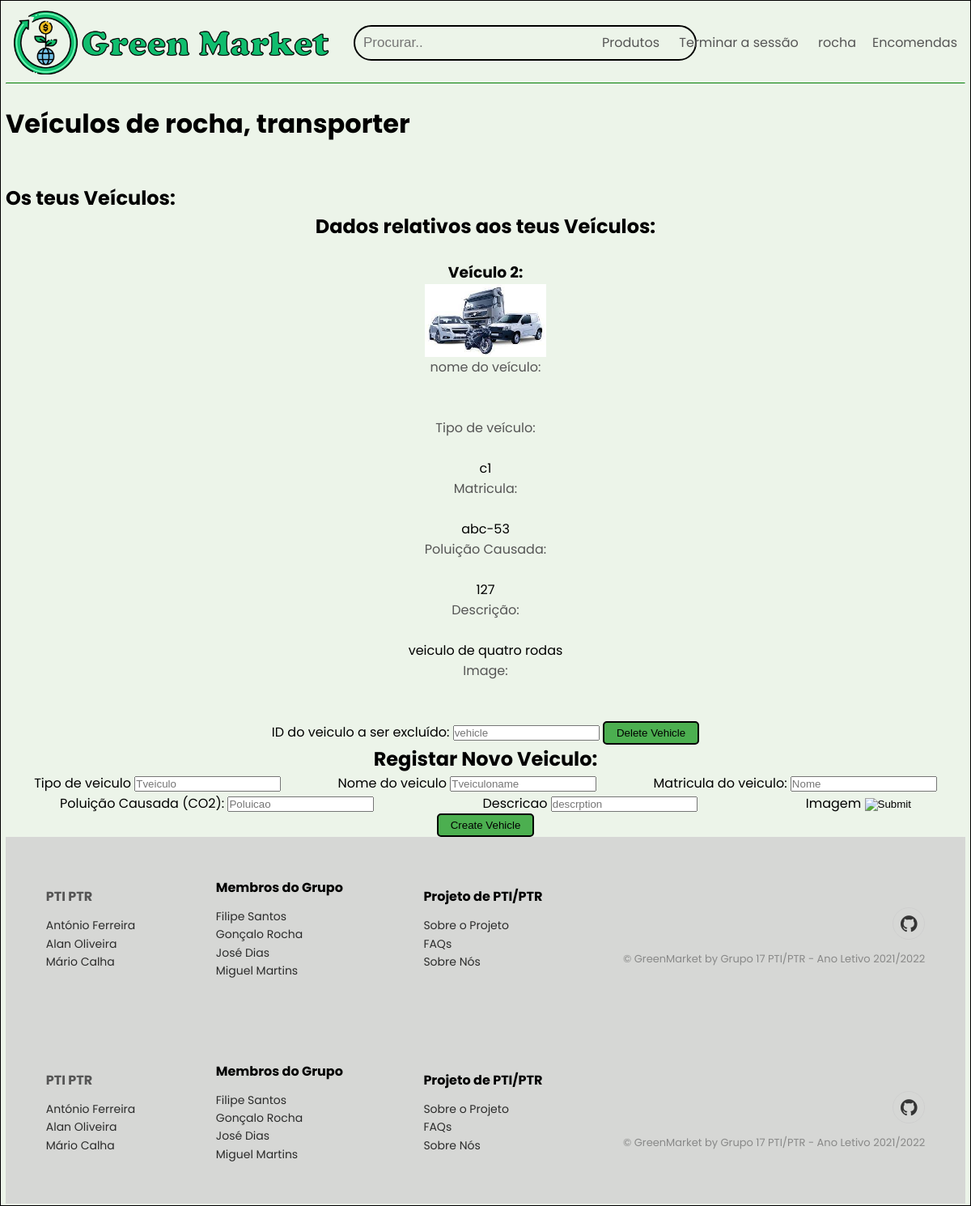
Page /php/transporterVehicles.php (signed in) on the committed database.
### tables this page shows
CREATE TABLE `vehicle_info` (
  `vehicle_id` int NOT NULL AUTO_INCREMENT,
  `transporter_id` int NOT NULL,
  `vehicle_type` char(50) NOT NULL,
  `pollution_caused` int NOT NULL,
  `plate_number` varchar(6) NOT NULL,
  `pic_desc` varbinary(10000) DEFAULT NULL,
  `descript` text NOT NULL,
  PRIMARY KEY (`vehicle_id`),
  KEY `fk_veichle_info_customer_login` (`transporter_id`)
);

### php/transporterVehicles.php (the view, shortened to what this page needs)
<?php
include "openconn.php";
?>
<!DOCTYPE html>
<html lang="pt">
    <head>
        <link rel="stylesheet" type="text/css" href="../html/css/homepage.css">
        <link rel="stylesheet" href="https://cdn.jsdelivr.net/npm/@fortawesome/fontawesome-free@5.15.4/css/fontawesome.min.css">
        <link rel="stylesheet" href="https://stackpath.bootstrapcdn.com/font-awesome/4.7.0/css/font-awesome.min.css">
        <link rel="stylesheet" href="https://cdnjs.cloudflare.com/ajax/libs/ionicons/2.0.1/css/ionicons.min.css">
    </head>
    <body>
    <header class="header">
        <div class="container">
            <div class="navbar">
                <div class="logo">
                    <a href="../php/homepage.php"><img src="../html/imagens/logo.png" width="400px"></a>
                </div>
                <div class="search">
                    <input type="text" placeholder="Procurar..">
                </div>
                <?php if(isset($_SESSION['username'])):  ?>
                <nav>
                    <ul>
                        <li><a href="../php/products.php"> Produtos </a></li>
                        <li><a href="logout.php"> Terminar a sessão </a></li>
                        <li><a href="profile.php"> <?php echo $_SESSION["username"];?> </a></li>
                    </ul>
                </nav>
                <?php endif; ?>
                <?php if($_SESSION['usertype'] == "consumer"):?>
                <?php
                    $userid = $_SESSION['userid'];
                    $query = "SELECT * FROM cart_item WHERE consumer_id='$userid'";
                    $cnum = mysqli_query($conn, $query);
                    $numcitems = mysqli_num_rows($cnum);
                ?>
                    <a href="../php/cart.php" aria-label="<?php echo $numcitems; ?> items in cart" class="nav-a nav-a-2 nav-progressive-attribute" id="nav-cart">
                    <div id="nav-cart-count-container">
                        <span id="nav-cart-count" aria-hidden="true" class="nav-cart-count nav-cart-0 nav-progressive-attribute nav-progressive-content"><?php echo $numcitems; ?></span>
                        <i class="fa fa-shopping-cart" style="font-size:24px"></i>
                    </div>
                    <div id="nav-cart-text-container" class=" nav-progressive-attribute">
                        <span aria-hidden="true" class="nav-line-1">
                        </span>
                        <span aria-hidden="true" class="nav-line-2">
                        Carrinho
                        <span class="nav-icon nav-arrow"></span>
                        </span>
                    </div>
                    </a>
                <?php elseif($_SESSION['usertype'] == "transporter"): ?>
                    <a href="../php/t_order.php"> Encomendas </a>
                <?php elseif($_SESSION['usertype'] == "supplier"): ?>
                    <a href="../php/s_order.php"> Encomendas </a>
                <?php endif ?>
            </div>
            <hr>
        </div>
    </header>
        <br>
        <h1> Veículos de <?php echo $_SESSION['username']; ?>, <?php echo  $_SESSION["usertype"];?></h1>
        <br>
        <br>
        <h2> Os teus Veículos: </h2>
        <div class="body">
        <?php
        $userid = $_SESSION['userid'];
        $query = "SELECT * FROM vehicle_info WHERE transporter_id='$userid'";
        $res = mysqli_query($conn, $query);
        if(mysqli_num_rows($res) > 0){
            echo "<h2> Dados relativos aos teus Veículos: </h2>";
            while($row = mysqli_fetch_array($res)) {
                echo"<ul>";
                echo "<br>";
                echo"<li><h3>Veículo ".$row['vehicle_id'].":</h3>";
                echo"<li><img src ='../html/imagens/veiculo.jpg' width ='150' height='90'/>";
                echo"<li><h4>nome do veículo:</h4><br>";
                echo "<li>".$row['vehicle_name'];
                echo"<li><h4>Tipo de veículo:</h4><br>";
                echo "<li>".$row['vehicle_type'];
                echo"<li><h4>Matricula:</h4><br>";
                echo "<li>".$row['plate_number'];
                echo"<li><h4>Poluição Causada:</h4><br>";
                echo "<li>".$row['pollution_caused'];
                echo"<li><h4>Descrição:</h4><br>";
                echo "<li>".$row['descript'];
                echo"<li><h4>Image:</h4><br>";
                echo "<li>".$row['pic_desc'];
                echo "</ul>";
        }?>
        <form action="delete_vehicle.php" method="post">
            <label class="labels">ID do veiculo a ser excluído:</label>
            <input type="text"  placeholder="vehicle" name="vehicle_id">
            <input type="submit" value="Delete Vehicle" name="apagar_vehicle">
        </form>
        <?php
        }else{
            echo "<br>Nao tem veículos seus neste momento.";
        }
        ?>
    <h2 class="text-right">Registar Novo Veiculo:</h2>
        </div>
        <form action="register_vehicle.php" method="post">
            <div class="row mt-3">
                <div class="col-md-12">
                    <label class="labels">Tipo de veiculo</label>
                    <input type="text"  placeholder="Tveiculo" name="vehicle_type_novo">
                </div>
                <div class="col-md-12">
                    <label class="labels">Nome do veiculo</label>
                    <input type="text"  placeholder="Tveiculoname" name="vehicle_name_novo">
                </div>
                <div class="col-md-12">
                    <label class="labels">Matricula do veiculo:</label>
                    <input type="text"  placeholder="Nome" name="plate_number_novo">
                </div>
                <div class="col-md-12">
                    <label class="labels">Poluição Causada (CO2):</label>
                    <input type="text"  placeholder="Poluicao" name="pollution_caused_nova">
                </div>
                <div class="col-md-12">
                    <label class="labels">Descricao</label>
                    <input type="text"  placeholder="descrption" name="descricao_nova">
                </div>
                <div class="col-md-12">
                    <label class="labels">Imagem</label>
                    <input type="image"  placeholder="image" name="imagem_nova">
                </div>
            </div>
            <div class="mt-3 text-center">
                <div class="col-md-4">
                    <input type="submit" value="Create Vehicle" name="newVehicle">
                </div>
            </div>
        </form>
        <div class="footer-clean">
            <footer>
                <div class="container">
                    <div class="row justify-content-center">
                        <div class="col-sm-4 col-md-3 item">
                            <h3>
                                <a href="https://fenix.ciencias.ulisboa.pt/degrees/tecnologias-de-informacao-564500436615450/disciplina-curricular/2253530685505944">PTI</a>
                                <a href="https://fenix.ciencias.ulisboa.pt/degrees/tecnologias-de-informacao-564500436615450/disciplina-curricular/2253530685505943">PTR</a>
                            </h3>
                            <ul>
                                <li><a href="https://ciencias.ulisboa.pt/pt/perfil/amferreira">António Ferreira</a></li>
                                <li><a href="https://ciencias.ulisboa.pt/perfil/aodsa">Alan Oliveira</a></li>
                                <li><a href="https://ciencias.ulisboa.pt/pt/perfil/mcalha">Mário Calha</a></li>
                            </ul>
                        </div>
                        <div class="col-sm-4 col-md-3 item">
                            <h3>Membros do Grupo</h3>
                            <ul>
                                <li><a href="">Filipe Santos</a></li>
                                <li><a href="">Gonçalo Rocha</a></li>
                                <li><a href="">José Dias</a></li>
                                <li><a href="">Miguel Martins</a></li>
                            </ul>
                        </div>
                        <div class="col-sm-4 col-md-3 item">
                            <h3>Projeto de PTI/PTR</h3>
                            <ul>
                                <li><a href="welcome.html">Sobre o Projeto</a></li>
                                <li><a href="#">FAQs</a></li>
                                <li><a href="#">Sobre Nós</a></li>
                            </ul>
                        </div>
                        <div class="col-lg-3 item social"><a href="https://github.com/ptiptr17/PTIPTR17_2021-2022"><i class="fa fa-github"></i></a>
                            <p class="copyright">© GreenMarket by Grupo 17 PTI/PTR - Ano Letivo 2021/2022</p>
                        </div>
                    </div>
                </div>
            </footer>
        </div>
        <div class="footer-clean">
        <footer>
            <div class="container">
                <div class="row justify-content-center">
                    <div class="col-sm-4 col-md-3 item">
                        <h3>
                            <a href="https://fenix.ciencias.ulisboa.pt/degrees/tecnologias-de-informacao-564500436615450/disciplina-curricular/2253530685505944">PTI</a>
                            <a href="https://fenix.ciencias.ulisboa.pt/degrees/tecnologias-de-informacao-564500436615450/disciplina-curricular/2253530685505943">PTR</a>
                        </h3>
                        <ul>
                            <li><a href="https://ciencias.ulisboa.pt/pt/perfil/amferreira">António Ferreira</a></li>
                            <li><a href="https://ciencias.ulisboa.pt/perfil/aodsa">Alan Oliveira</a></li>
                            <li><a href="https://ciencias.ulisboa.pt/pt/perfil/mcalha">Mário Calha</a></li>
                        </ul>
                    </div>
                    <div class="col-sm-4 col-md-3 item">
                        <h3>Membros do Grupo</h3>
                        <ul>
                            <li><a href="">Filipe Santos</a></li>
                            <li><a href="">Gonçalo Rocha</a></li>
                            <li><a href="">José Dias</a></li>
                            <li><a href="">Miguel Martins</a></li>
                        </ul>
                    </div>
                    <div class="col-sm-4 col-md-3 item">
                        <h3>Projeto de PTI/PTR</h3>
                        <ul>
                            <li><a href="welcome.html">Sobre o Projeto</a></li>
                            <li><a href="#">FAQs</a></li>
                            <li><a href="#">Sobre Nós</a></li>
                        </ul>
                    </div>
                    <div class="col-lg-3 item social"><a href="https://github.com/ptiptr17/PTIPTR17_2021-2022"><i class="fa fa-github"></i></a>
                        <p class="copyright">© GreenMarket by Grupo 17 PTI/PTR - Ano Letivo 2021/2022</p>
                    </div>
                </div>
            </div>
        </footer>
    </div>
    </body>
</html>

### html/css/homepage.css (style rules this page uses)
* { margin: 0; padding: 0; box-sizing: border-box; }
body { font-family: "Poppins", sans-serif; }
.navbar { display: flex; align-items: center; padding: 10px; }
nav { flex: 1; text-align: right; }
nav ul { display: inline-block; list-style-type: none; }
nav ul li { display: inline-block; margin-right: 20px; }
a { text-decoration: none; color: #555; }
p { color: #555; }
.container { max-width: 1300px; margin: auto; }
.row { display: flex; align-items:center; flex-wrap: wrap; justify-content: space-around; }
.search input[type=text] { padding: 10px; border: 2px solid black; font-size: 17px; margin-left: 20px; background-color: transparent; border-radius: 25px; width: 160%; }
hr { border-top: 1px solid green; }
h4 { color: #555; font-weight: normal; }
.footer-clean { padding:50px 0; background-color:rgba(209, 209, 209, 0.829); color:#000000; }
.footer-clean h3 { margin-top:0; margin-bottom:12px; font-weight:bold; font-size:16px; }
.footer-clean ul { padding:0; list-style:none; line-height:1.6; font-size:14px; margin-bottom:0; }
.footer-clean ul a { color:inherit; text-decoration:none; opacity:0.8; }
.footer-clean .item.social { text-align:right; }
.footer-clean .item.social > a { font-size:24px; width:40px; height:40px; line-height:40px; display:inline-block; text-align:center; border-radius:50%; border:1px solid #ccc; margin-left:10px; margin-top:22px; color:inherit; opacity:0.75; }
.footer-clean .copyright { margin-top:14px; margin-bottom:0; font-size:13px; opacity:0.6; }

### php/transporterVehicles.php (style rules this page uses)
body { background: #ecf4e9; padding: 2px 6px; border-collapse: separate; border: 1px solid #000; }
div.body { display: grid; margin: auto; text-align: center; }
input[type=submit] { padding:5px 15px; background:#4CAF50; border: 2px solid black; border-radius: 5px; margin: auto; }
form { margin: auto; text-align: center; }
img { display: block; margin-left: auto; margin-right: auto }

### rows in the picture
vehicle_info: vehicle_id "2", vehicle_type "c1", plate_number "abc-53", pollution_caused "127", descript "veiculo de quatro rodas"

### other values in the picture
$_SESSION["username"] "rocha"
$_SESSION['username'] "rocha"
$_SESSION["usertype"] "transporter"
